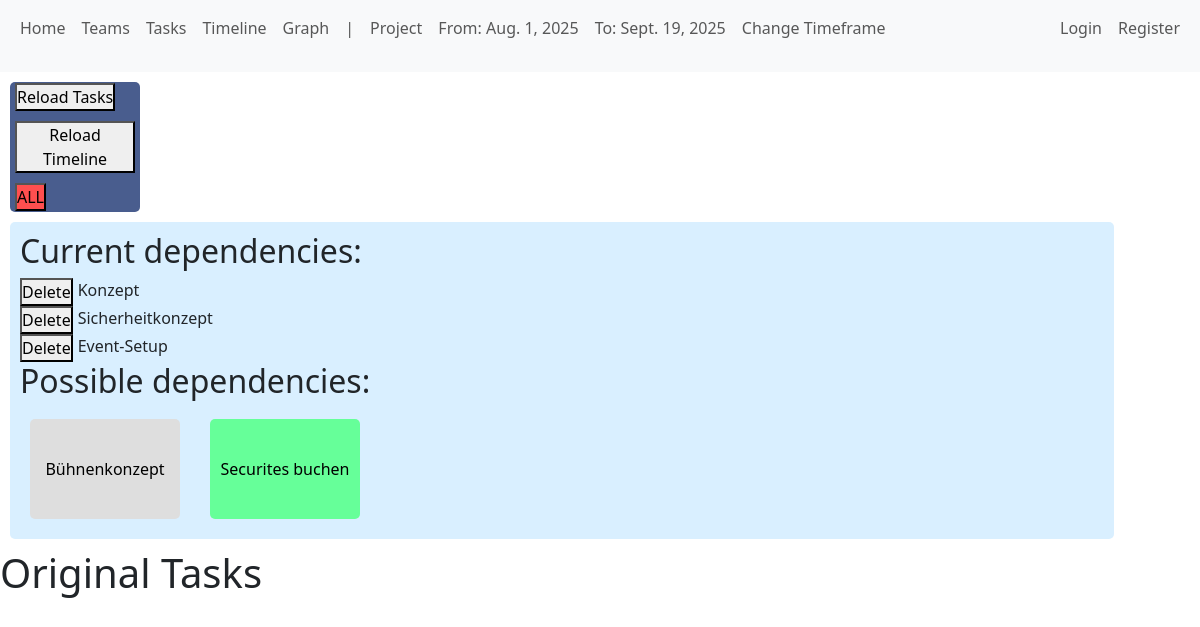
Page /distributor/add_dependency_page/59/ on the earlier database version.
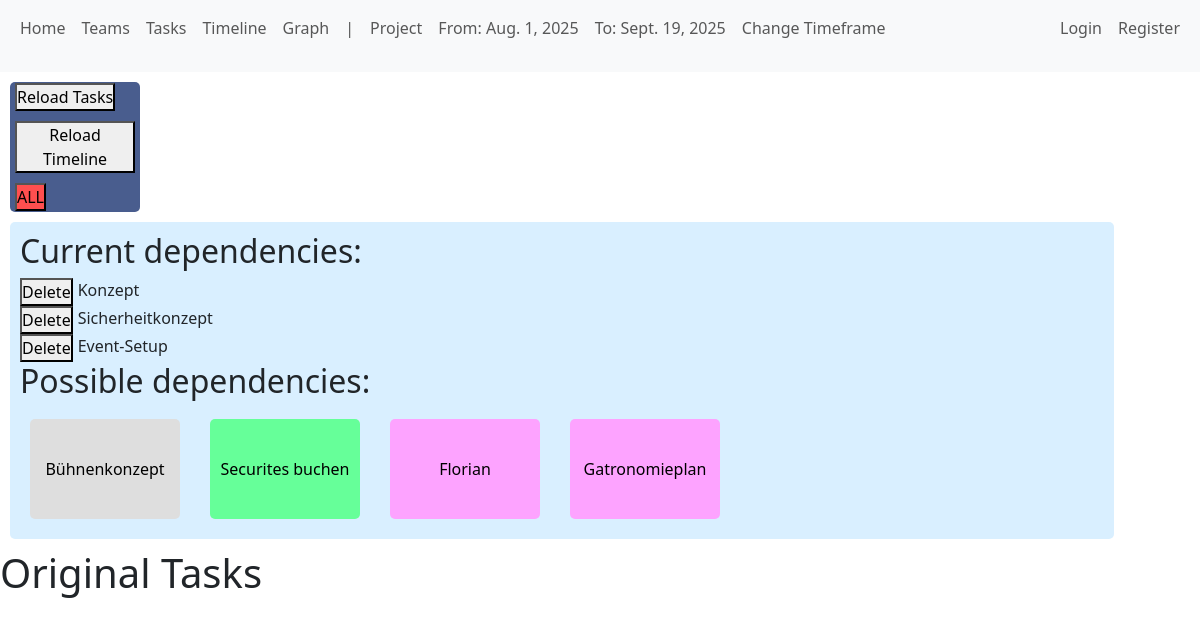
Same page on the later database version.
### distributor/models.py (models this page shows, shortened)
class Task(models.Model):
    name = models.CharField(max_length=100)
    team = models.ForeignKey(Team, on_delete=models.SET_NULL, null=True, blank=True)
    loops = models.IntegerField(default=0)
    priority = models.IntegerField(default=0)
    difficulty = models.IntegerField(default=0)
    approval_required = models.BooleanField(default=False)
    initial_dependencies = models.ManyToManyField("self",
                                                  symmetrical=False,
                                                  blank=True,
                                                  related_name="required_by")

### distributor/views.py (the view)
# urls.py: path('add_dependency_page/<int:id>/', views.add_dependency_page, name='add_dependency_page'),
def add_dependency_page(request, id):
    task_to_be_modified = Task.objects.get(id=id)
    context = {
        'possible_deps': get_valid_possible_dependencies(task_to_be_modified),
        'task': task_to_be_modified,
    }
    return render(request, 'distributor/add_dep_task.html', context)

### distributor/context_processors.py (called while the page is built)
def global_project_timeframe_form(request):
    return {
        "global_project_timeframe_form": ProjectTimeframeForm(),
    }

def global_project_timeframe(request):
    project_time_frame = Project.objects.first()
    if project_time_frame:
        return {
            "global_project_timeframe": project_time_frame,
        }
    else:
        return {
            "global_project_timeframe": 'No values picked yet',
        }

### distributor/templatetags/custom_tags.py (called while the page is built)
@register.inclusion_tag('components/update_dependencies.html')
def update_dependencies(task_id):
    task = Task.objects.get(pk=task_id)
    possible_deps = get_valid_possible_dependencies(task)
    return {
        'task': task,
        'possible_deps': possible_deps
    }

@register.inclusion_tag('components/display_reload_buttons.html')
def display_reload_buttons():
    return {}

### distributor/templates/distributor/add_dep_task.html (shortened to what this page needs)
{% extends "distributor/tasks.html" %}
{% load custom_tags %}
{% block task_creation_content %}
    {% update_dependencies task.id %}
{% endblock %}

### distributor/templates/components/update_dependencies.html (shortened to what this page needs)
<div class="update_dependencies_container">
        <h2>Current dependencies: </h2>
            {% for dep in task.initial_dependencies.all %}
                <div class="display_dependency_with_button">
                <form method="POST" action="{% url 'delete_dependency' task.id %}">
                    <button>Delete</button>
                </form>
                {{ dep.name }}
                </div>
            {% endfor %}
        <h2>Possible dependencies: </h2>
        <div class="select_possible_dependencies">
            <div class="dependency-buttons">
                {% for dep in possible_deps %}
                    {% if dep not in task.initial_dependencies.all %}
                        <form method="POST" action="{% url 'add_dependency' task.id %}">
                            <button style="background-color: {{ dep.team.color }}" name="dep_to_be_added" value="{{ dep.id }}"
                            class="pos_dep_add_button">{{ dep.name }}</button>
                        </form>
                    {% endif %}
                {% endfor %}
            </div>
        </div>
    </div>

Differences in the rows shown:
added Task: {{ dep.id }} 75 (drawn), name "Florian", shown under "Possible dependencies:"
added Task: {{ dep.id }} 77 (drawn), name "Gatronomieplan", shown under "Possible dependencies:"
